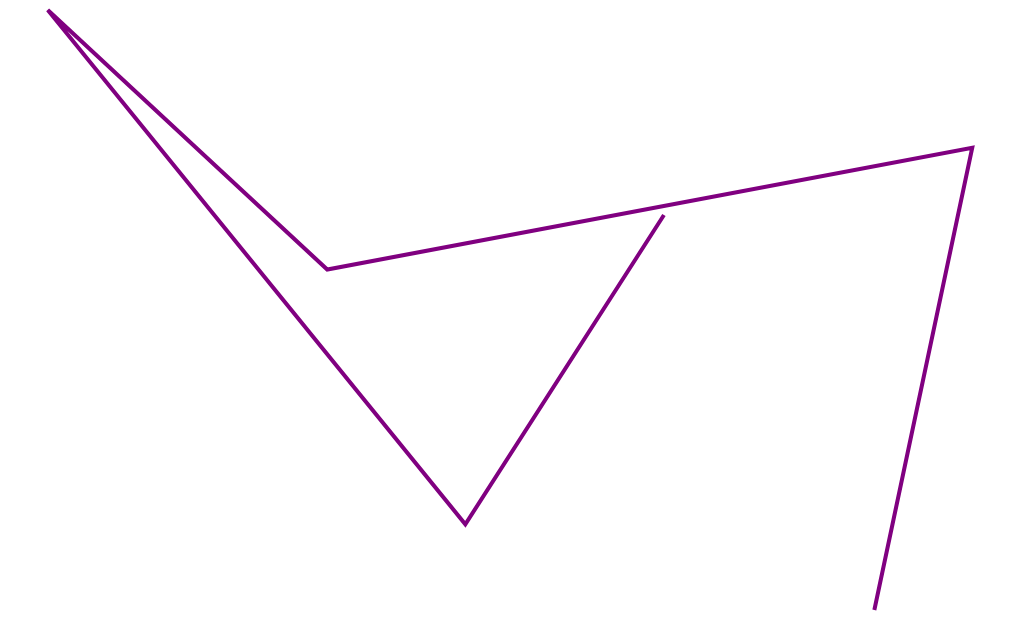

Write the Vega-Lite specification saved for this chart.
### Vega-Lite specification from a JSON file in a GitHub repository (floating-point values rounded to 4 significant figures)
{"$schema": "https://vega.github.io/schema/vega-lite/v6.json", "padding": 5, "autosize": "none", "width": 500, "height": 300, "projection": {"type": "albersUsa"}, "data": {"values": [{"city": "Seattle", "lon": -122.3, "lat": 47.61, "pop": 0.74, "kind": "port"}, {"city": "Denver", "lon": -105.0, "lat": 39.74, "pop": 0.71, "kind": "hub"}, {"city": "Austin", "lon": -97.74, "lat": 30.27, "pop": 0.96, "kind": "hub"}, {"city": "Chicago", "lon": -87.63, "lat": 41.88, "pop": 2.7, "kind": "hub"}, {"city": "Boston", "lon": -71.06, "lat": 42.36, "pop": 0.68, "kind": "port"}, {"city": "Miami", "lon": -80.19, "lat": 25.76, "pop": 0.47, "kind": "port"}]}, "mark": {"type": "line", "color": "purple", "strokeWidth": 2}, "encoding": {"longitude": {"field": "lon", "type": "quantitative"}, "latitude": {"field": "lat", "type": "quantitative"}, "order": {"field": "pop", "type": "quantitative"}}}
